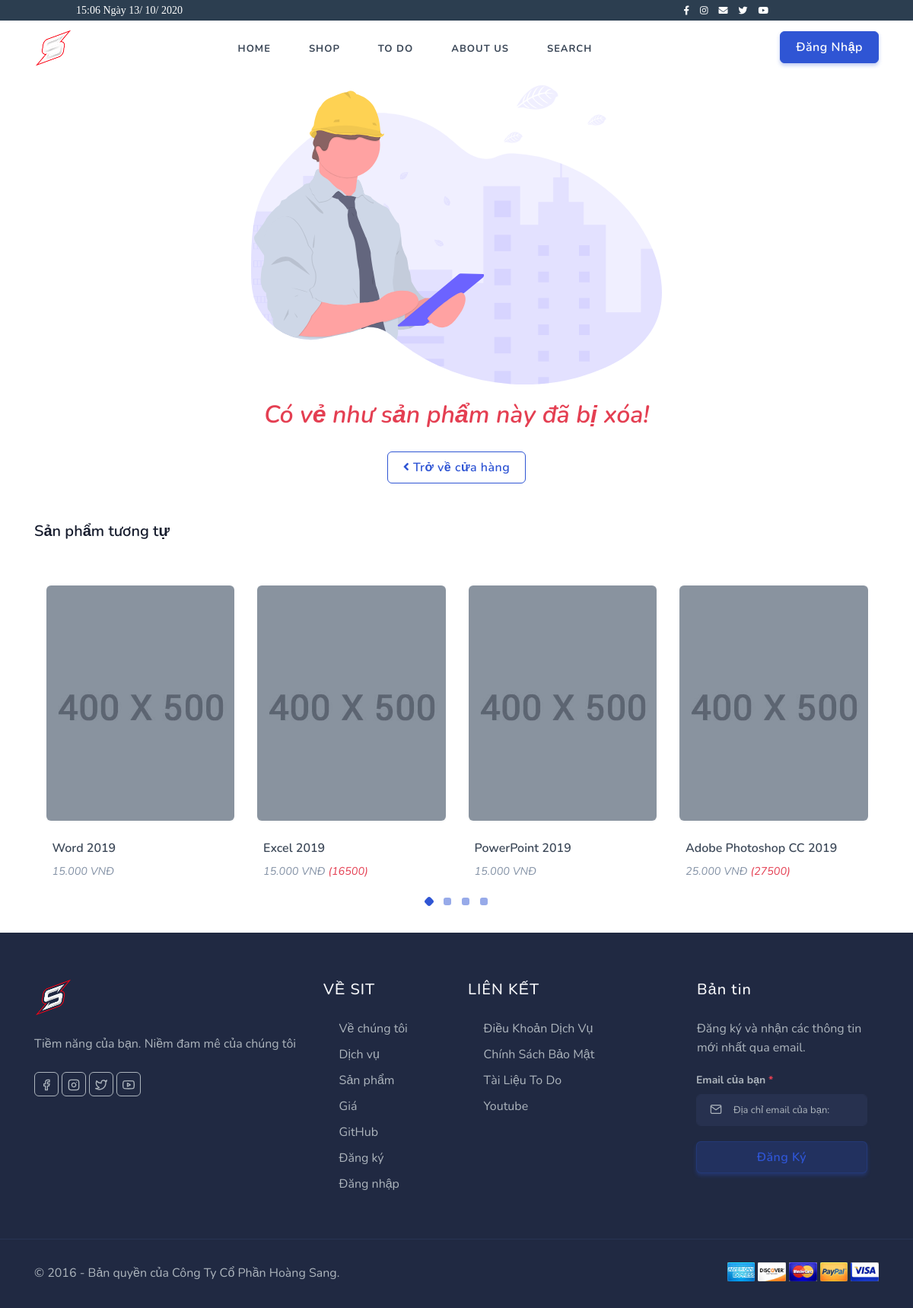
Page /product-sit.php on the committed database.
### tables this page shows
CREATE TABLE `sanpham` (
  `id` int(11) NOT NULL,
  `tenmathang` varchar(145) NOT NULL,
  `iddanhmuc` int(11) DEFAULT NULL,
  `thuonghieu` varchar(45) DEFAULT NULL,
  `dongia` int(11) DEFAULT NULL,
  `mota` varchar(2000) DEFAULT NULL,
  `title` varchar(45) DEFAULT NULL,
  `keywords` varchar(500) DEFAULT NULL,
  `motatrang` text DEFAULT NULL
);

### product-sit.php (the view, shortened to what this page needs)
<?php
include("navigation.php");
?>
<?php
    $check = 0;
?>
<link rel="stylesheet" href="assets/css/slick.css"/>
<link rel="stylesheet" href="assets/css/slick-theme.css"/>
<?php
    if ($check == 0){
        echo "
        <div class='container my-5'>
            <div class='row mt-5 justify-content-center'>
                <div class='col-6 mt-5'>
                    <img src='assets/images/nopro.svg' class='w-100 mt-3'>
                </div>
                <div class='col-12 text-center mt-3'>
                <h2 class='text-danger'><i>Có vẻ như sản phẩm này đã bị xóa!</i></h2>
                </div>
                <div class='col-12 text-center mt-3'>
                <a href='Shop.php' class='btn btn-outline-primary'><i class='fas fa-angle-left'> </i> Trở về cửa hàng</a>
                </div>
            </div>
        </div>
        ";
    }
?>
<div class="container mb-4">
    <div class="row">
        <div class='col-12'>
            <h5 class='mb-0'>Sản phẩm tương tự</h5>
        </div>
        <div class='col-12 mt-4'>
            <div id='client-four' class='owl-carousel owl-theme'>
    <?php
        $sql2 = "SELECT * FROM sanpham";
        $query = mysqli_query($conn, $sql2);
        while ($row = mysqli_fetch_assoc($query)){
            if ($row['dongia']!=0){
                $price = number_format($row['dongia'],3);
                $del = $row['dongia']*1.1*1000;
            }
            else $price =$del = 0;
            $urlpage = str_replace(" ", "_", "$row[tenmathang]");
            echo "<div class='col-12 mt-4 pt-2'>
            <div class='card shop-list border-0 position-relative overflow-hidden'>
                <div class='shop-image position-relative overflow-hidden rounded shadow'>
                    <a href='$row[id]_$urlpage.html'><img src='images/shop/product/s1.jpg' class='img-fluid' alt=''></a>
                    <a href='$row[id]_$urlpage.html' class='overlay-work'>
                        <img src='images/shop/product/s-1.jpg' class='img-fluid' alt=''>
                    </a>
                    <ul class='list-unstyled shop-icons pr-3'>
                        <li class='mt-2'><a href='$row[id]_$urlpage.html' class='btn btn-icon btn-pills btn-soft-primary'><i data-feather='eye' class='icons'></i></a></li>
                        <li class='mt-2'><a href='AddToShop.php?item=$row[id]' class='btn btn-icon btn-pills btn-soft-warning'><i data-feather='shopping-cart' class='icons'></i></a></li>
                    </ul>
                </div>
                <div class='card-body content pt-4 p-2'>
                    <a href='$row[id]_$urlpage.html' class='text-dark product-name h6'>$row[tenmathang]</a>
                    <div class='d-flex justify-content-between mt-1'>";
                    if ($price !=0){
                        echo "<h6 class='text-muted small font-italic mb-0 mt-1'>".$price." VNĐ";
                        if(rand(0,1)==0){
                            if ($del!=0) echo "<span class='text-danger ml-1'>(".$del.")</span>";
                        }
                        echo  "     </h6>";
                    }
                    else   echo "<h6 class=' small font-italic mb-0 mt-1 text-success'>FREE</h6>";
            echo"   </div>
                </div>
            </div>
        </div>";
        }
    ?>
            </div>
        </div>
    </div>
</div>
<?php
include("footer.php");
?>

### assets/css/colors/default.css (style rules this page uses)
.text-primary, .bg-soft-primary, .btn-soft-primary, .btn-outline-primary, .badge-outline-primary, .alert-outline-primary, .breadcrumb .breadcrumb-item.active, .breadcrumb .breadcrumb-item a:hover, .faq-content .card a.faq[data-toggle=collapse], .faq-content .card a.faq[data-toggle=collapse]:before, #topnav .has-submenu.active .submenu li.active > a, #topnav .navigation-menu > li:hover > a, #topnav .navigation-menu > li.active > a, #topnav .navigation-menu > li > a:hover, #topnav .navigation-menu > li > a:active, #topnav .navigation-menu > li .submenu li a:hover, #topnav .navigation-menu > li:hover > a, #topnav .navigation-menu > li.active > a, #topnav .navigation-menu > li > a:hover, #topnav .navigation-menu > li .submenu li a:hover, #topnav .navigation-menu > li.has-submenu.open > a, #topnav .has-submenu.active a, #topnav.nav-sticky .navigation-menu.nav-light > li.active > a, #topnav.nav-sticky .navigation-menu.nav-light > li:hover > a, #topnav.nav-sticky .navigation-menu.nav-light > li.active > a, .course-feature .title:hover, .pricing-rates.business-rate:hover .title, .blog .content .title:hover, .blog .content .post-meta .readmore:hover, .sidebar .widget .blog-catagories li a:hover, .sidebar .widget .post-recent .post-recent-content a:hover, .media-list .media .media-heading:hover, .job-box .position a:hover, .job-box .company-name:hover, .event-schedule .content .title:hover, .courses-desc .content .title:hover, .container-filter li a.active, .container-filter li a:hover, .team .name:hover, .catagories a:hover, .explore-feature:hover .icon, .explore-feature:hover .title, .work-container.work-classic .content .title:hover, .work-container.work-grid .content .title:hover, .work-container.work-modern .content .title:hover, .shop-list .content .product-name:hover, .features.fea-primary .content .title:hover, .dropdown-primary .dropdown-menu .dropdown-item:hover, .dropdown-primary .dropdown-menu .dropdown-item.active, .dropdown-primary .dropdown-menu .dropdown-item:active, .dropdown-primary .dropdown-menu .dropdown-item.focus, .dropdown-primary .dropdown-menu .dropdown-item:focus { color: #2f55d4 !important; }
.btn-primary, .btn-outline-primary, .btn-outline-primary:hover, .btn-outline-primary:focus, .btn-outline-primary:active, .btn-outline-primary.active, .btn-outline-primary.focus, .btn-outline-primary:not(:disabled):not(.disabled):active, .badge-outline-primary, .btn-soft-primary:hover, .btn-soft-primary:focus, .btn-soft-primary:active, .btn-soft-primary.active, .btn-soft-primary.focus, .alert-primary, .alert-outline-primary, .pagination .page-item.active .page-link, .form-group .form-control:focus, .form-group .form-control.active, .custom-control-input:checked ~ .custom-control-label:before, .custom-control-input:focus ~ .custom-control-label::before, .form-control:focus, .social-icon li a:hover, #topnav .has-submenu.active.active .menu-arrow, #topnav.scroll .navigation-menu > li:hover > .menu-arrow, #topnav.scroll .navigation-menu > li.active > .menu-arrow, #topnav .navigation-menu > li:hover > .menu-arrow, #topnav .has-submenu .submenu .has-submenu:hover .submenu-arrow, #topnav.nav-sticky .navigation-menu.nav-light > li:hover > .menu-arrow, #topnav.nav-sticky .navigation-menu.nav-light > li.active > .menu-arrow, .pricing-rates.business-rate:hover, .pricing-rates.starter-plan, .event-schedule:hover, .container-filter li a.active, .container-filter li a:hover, .flatpickr-day.selected, .flatpickr-day.selected:hover, .swiper-slider-hero .swiper-container .swiper-button-prev:hover, .swiper-slider-hero .swiper-container .swiper-button-next:hover { border-color: #2f55d4 !important; }

### rows in the picture
sanpham: tenmathang "Word 2019", dongia "15.000"
sanpham: tenmathang "Excel 2019", dongia "15.000", dongia "16500"
sanpham: tenmathang "PowerPoint 2019", dongia "15.000"
sanpham: tenmathang "Adobe Photoshop CC 2019", dongia "25.000", dongia "27500"
